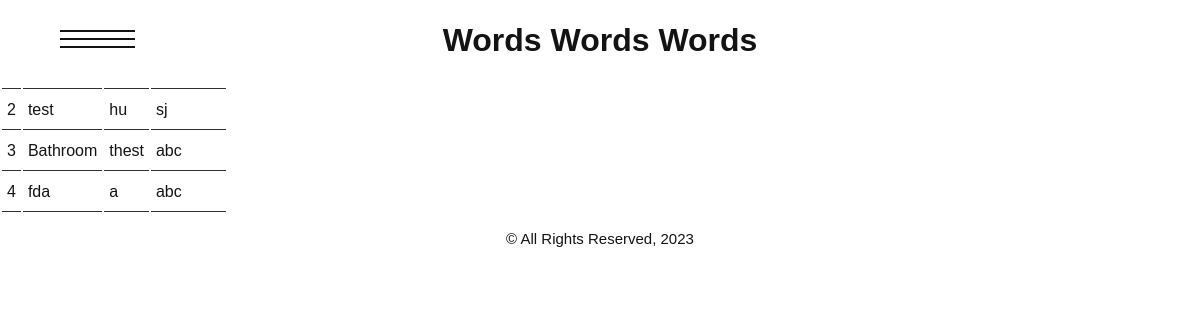
The app's page /admins, older data.
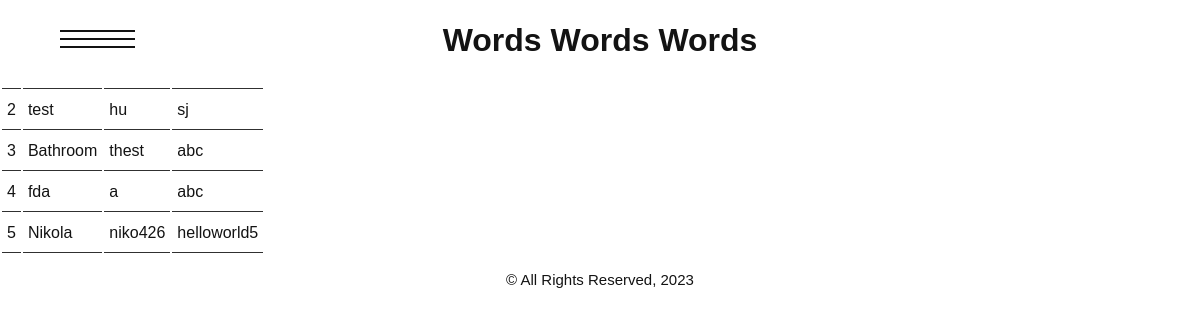
The same page, newer data.
### tables this page shows
CREATE TABLE "Accounts" (
	"id"	INTEGER NOT NULL,
	"username"	TEXT NOT NULL UNIQUE,
	"name"	TEXT NOT NULL,
	"password"	TEXT NOT NULL,
	PRIMARY KEY("id")
);

### words.py (the view)
@app.route('/admins')
def admins():
    accounts = db.get_all_accounts()
    print(accounts)
    return render_template("admin.html", accounts=accounts)

### database.py (called while the page is built)
def _select(requete, params=None):
    with sqlite3.connect(DBNAME) as db:
        c = db.cursor()
        try:
            if params is None:
                c.execute(requete)
            else:
                c.execute(requete, params)
            result=c.fetchall()
            return result
        except Exception as e:
            print(f"Error during insert select operation: {e}")
            db.rollback()
        finally:
            c.close()

def get_all_accounts():
    requete = """select id, name, username, password from accounts"""
    return _select(requete)

### templates/admin.html (shortened to what this page needs)
{% extends "template.html" %}
{% block container %}
<h1>Accounts</h1>
<table>
    <tr><th><b>id</b></th><th><b>username</b></th><th><b>name</b></th><th><b>password</b></th></tr>
    {% for id, username, name, password in accounts %}
        <tr><td>{{ id }}</td><td>{{ username }}</td><td>{{ name }}</td><td>{{password}}</td></tr>
    {% endfor %}
</table>
{% endblock %}

Row changes from the older to the newer data that the page shows:
added Accounts: id "5", name "Nikola", username "niko426", password "helloworld5"
